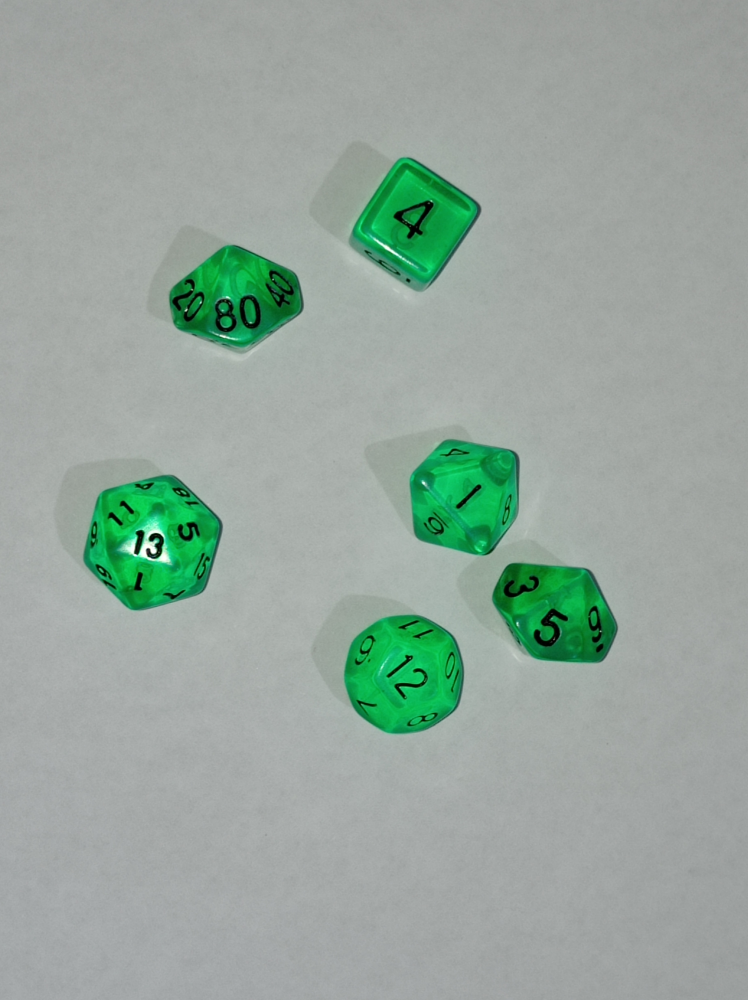
#> input picture OCR/img/dados2.jpg, 2992 x 4000 px, found by its file name (shown at 1/4 size)
$ python dadosContador_20220628201718.py
#> lines starting #> are read from the running program, lines starting #| are printed output that depends on the picture; after the words box and inside, x2 and y2 are one past the last pixel; in counts of white or black regions, pixels touching at a corner belong together
import cv2
from cv2 import THRESH_BINARY
from cv2 import erode
import numpy as np
from numpy import binary_repr
import pytesseract

pytesseract.pytesseract.tesseract_cmd = 'C:\\Program Files\\Tesseract-OCR\\tesseract.exe'

imagem = cv2.imread("img/dados2.jpg")          # Carregar a imagem
#> imagem is the input picture: shape (4000, 2992, 3); mean B, G, R 157, 166.5, 150.1
res = cv2.resize(imagem, dsize=( 598, 800), interpolation=cv2.INTER_CUBIC) # Redimensionar Img ################
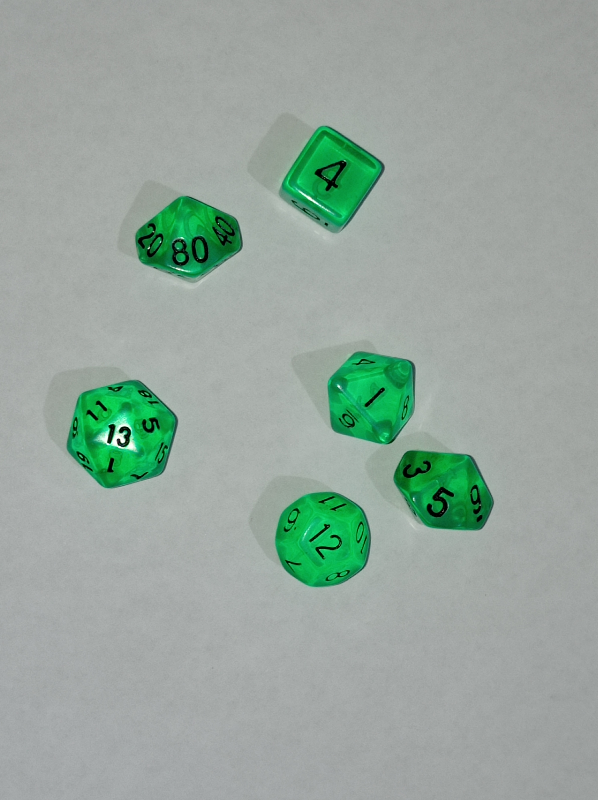
#> res: shape (800, 598, 3); mean B, G, R 157, 166.5, 150.1
gray = cv2.cvtColor(res, cv2.COLOR_BGR2GRAY)
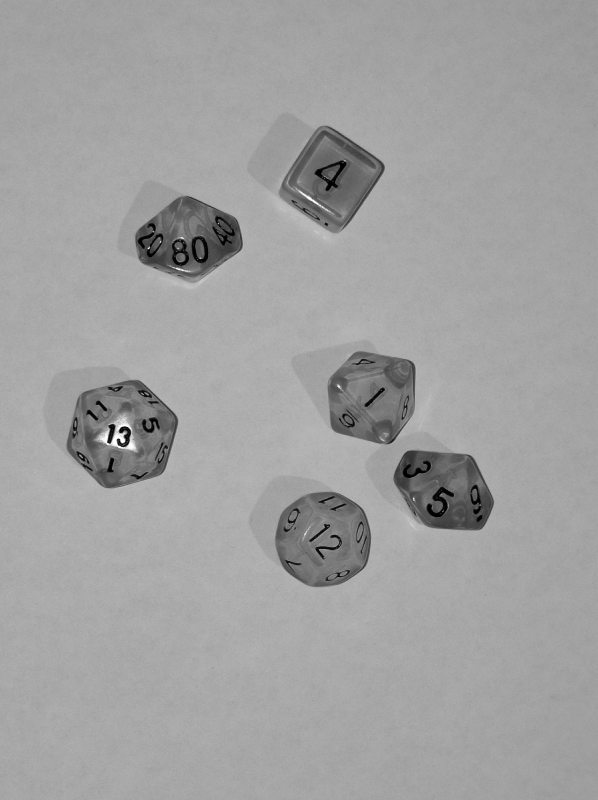
#> gray: shape (800, 598); min 0, max 254, mean 160.6
ret, binary = cv2.threshold(gray, 0, 255, cv2.THRESH_OTSU | cv2.THRESH_BINARY_INV)
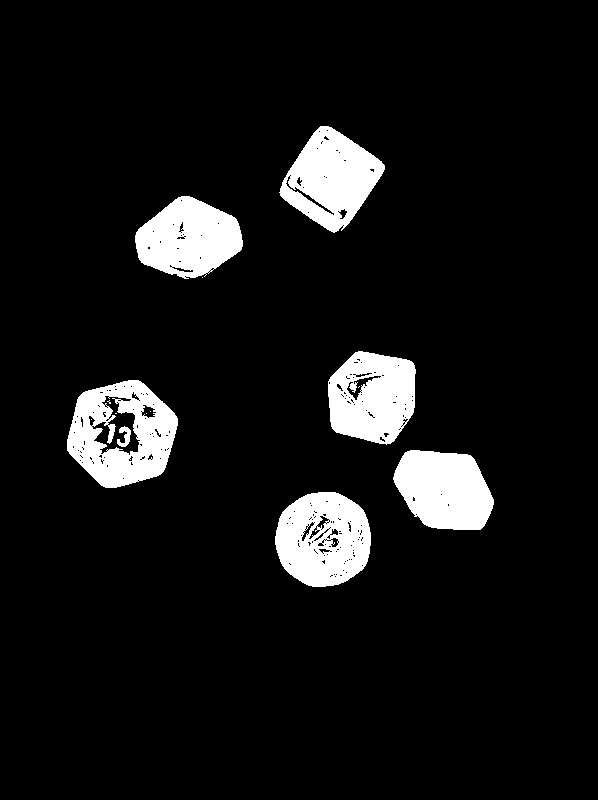
#> binary: shape (800, 598); 8.2% white; 14 white regions (7 under 20 px), largest, box (x1, y1, x2, y2) and area: (67, 380, 178, 488) 7319, (275, 492, 371, 587) 6808, (279, 126, 385, 233) 6544
#> ret = 130
ret1, binary1 = cv2.threshold(binary, 0, 255, cv2.THRESH_OTSU | cv2.THRESH_BINARY_INV)
#> ret1 = 0

#> (the run stopped early here; a loop or call above may not have finished)

$ run again, with OCR/img/dados1.jpg copied over OCR/img/dados2.jpg
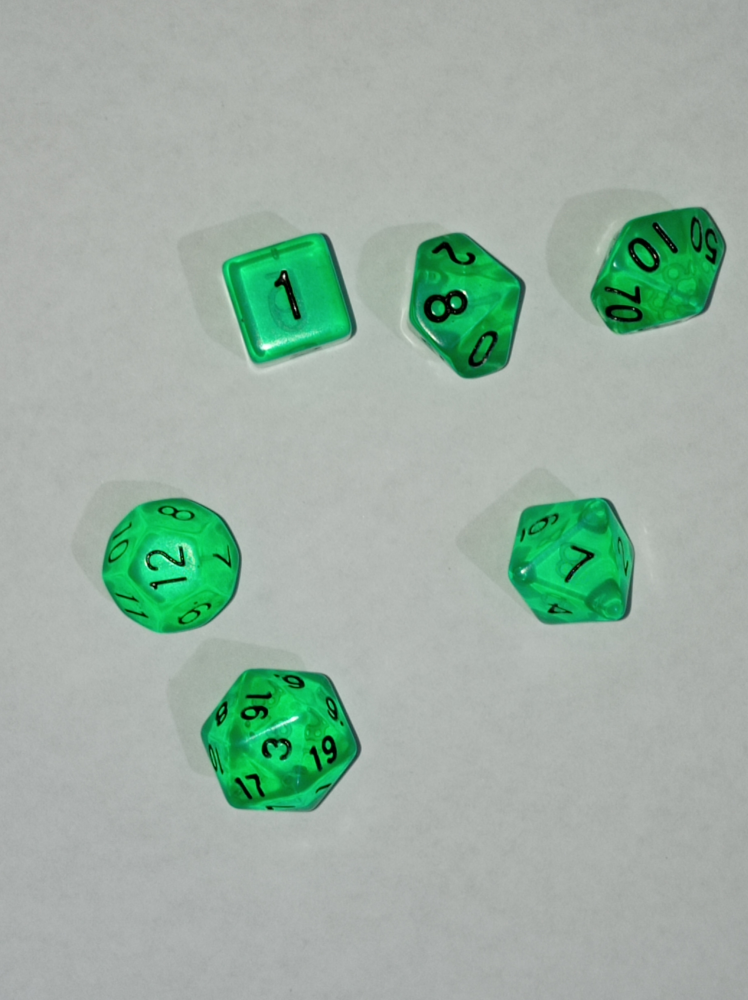
#> input picture OCR/img/dados1.jpg, 2992 x 4000 px, found by its file name (shown at 1/4 size)
#> imagem is the input picture: shape (4000, 2992, 3); mean B, G, R 163.1, 176, 155.2
#> `gray = cv2.cvtColor(res, cv2.COLOR_BGR2GRAY)`:
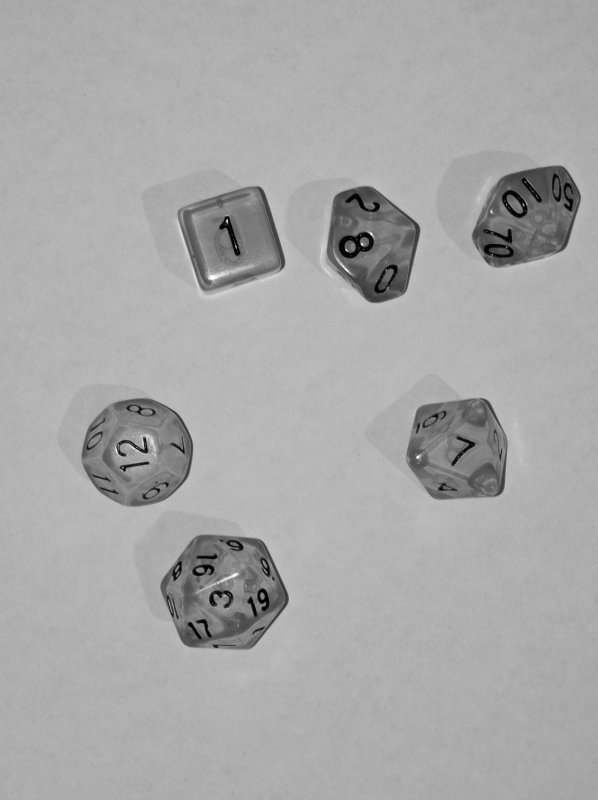
#> gray: shape (800, 598); min 0, max 254, mean 168.4
#> `ret, binary = cv2.threshold(gray, 0, 255, cv2.THRESH_OTSU | cv2.THRESH..`:
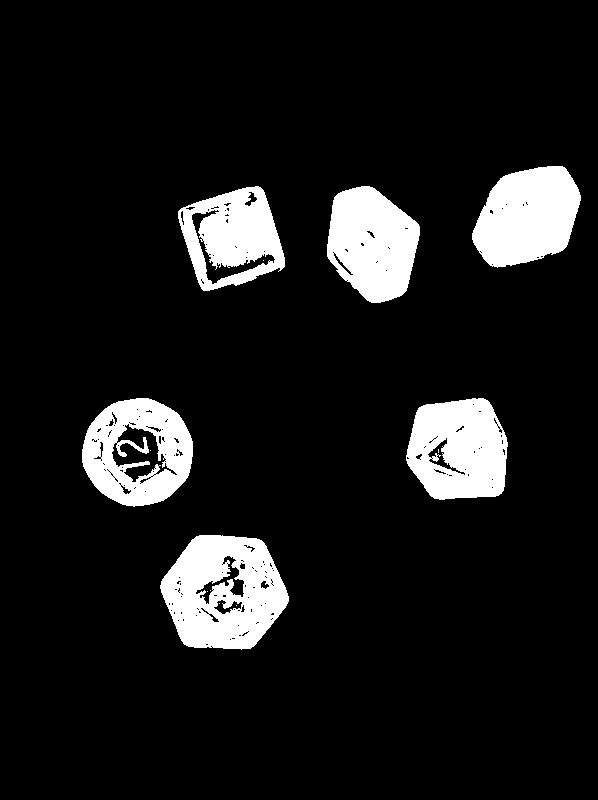
#> binary: shape (800, 598); 10.2% white; 13 white regions (7 under 20 px), largest, box (x1, y1, x2, y2) and area: (160, 535, 289, 650) 10277, (472, 166, 581, 268) 8136, (406, 398, 508, 500) 8128, (327, 186, 420, 303) 7900, (82, 398, 193, 507) 7553, (178, 186, 285, 291) 6807
#> ret = 138
#> ret1 = 0

$ run again, with OCR/img/dados3.jpg copied over OCR/img/dados2.jpg
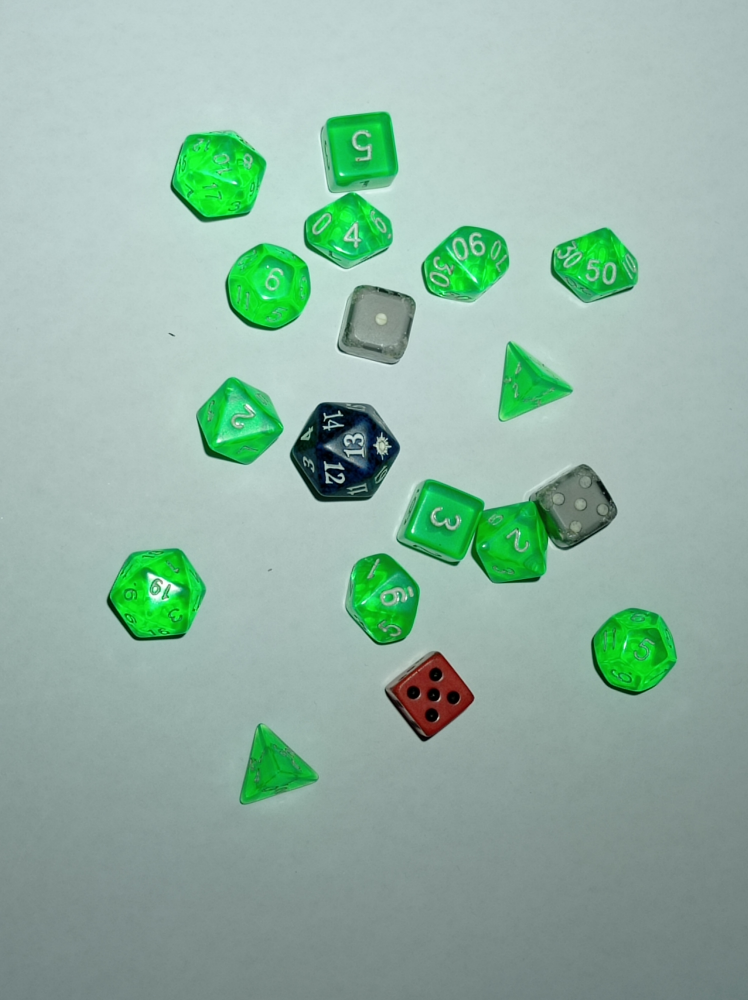
#> input picture OCR/img/dados3.jpg, 2992 x 4000 px, found by its file name (shown at 1/4 size)
#> imagem is the input picture: shape (4000, 2992, 3); mean B, G, R 163.9, 179.2, 146
#> `gray = cv2.cvtColor(res, cv2.COLOR_BGR2GRAY)`:
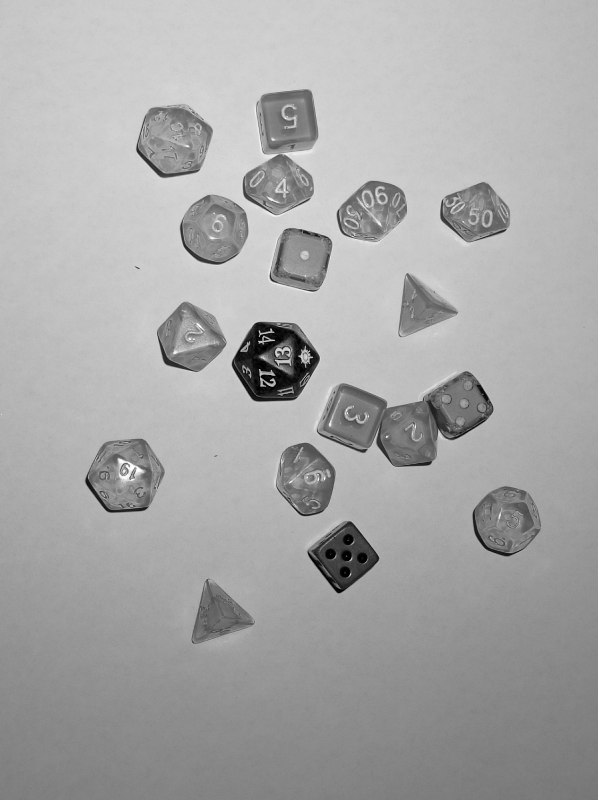
#> gray: shape (800, 598); min 0, max 254, mean 167.5
#> `ret, binary = cv2.threshold(gray, 0, 255, cv2.THRESH_OTSU | cv2.THRESH..`:
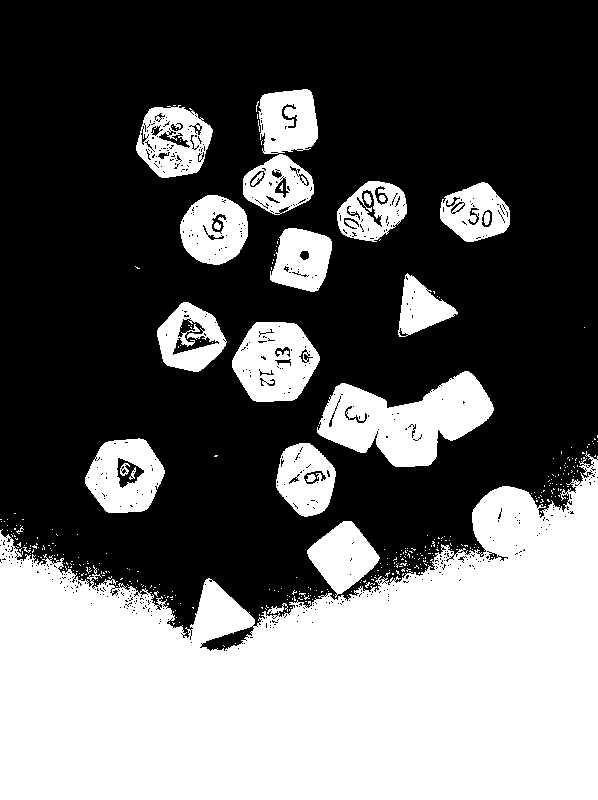
#> binary: shape (800, 598); 39.6% white; 374 white regions (349 under 20 px), largest, box (x1, y1, x2, y2) and area: (0, 451, 598, 800) 138716, (317, 371, 494, 467) 9400, (232, 322, 320, 402) 4944
#> ret = 161
#> ret1 = 0
